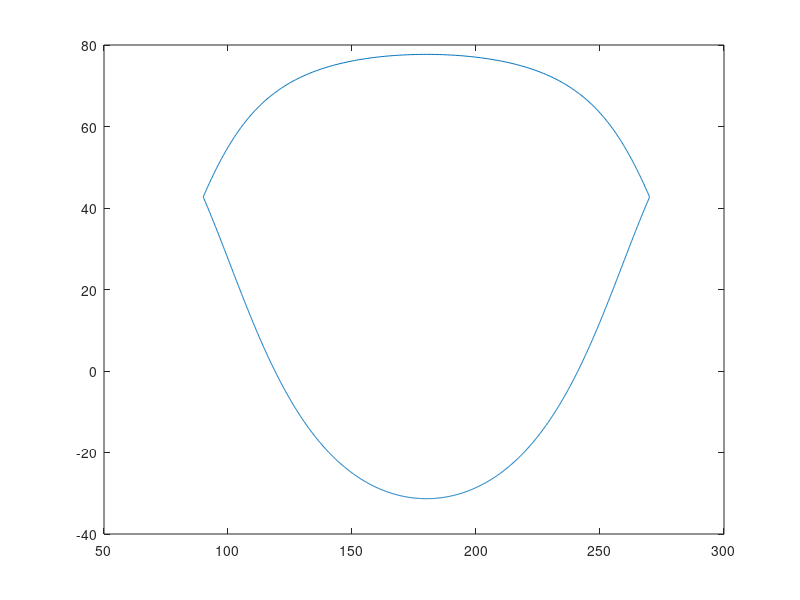

This figure's MATLAB source: (Note: this script raises an error after producing the figure.)
%% Time / Hour Angle
tm = 0:1:1440;  %Increment minutes in one day
th = tm/60;     %Convert so that it increments fraction of hrs in on day.
h = 12 - th;    %Convert to difference between solar noob
H = 15*h;       %Convert to Hour Angle 

%% Declimantion Angle
%  23.45sin[(360/365)(n-81)]

% Summer Day: July 1st
n_sum = 181; %days
n_win = 372; %days
sum_declimation = 23.45.*sind((360/365).*(n_sum - 81));
win_declimation = 23.45.*sind((360/365).*(n_win - 81));
        
%% Altitude Angle 
% Altitude angle at solar noon, Bn - angle between the sun and the local
% horizon:
    % Bn = 90 - Lat - Dec.
    
    % Location:
        % Latitude: 35.484 deg.
        % Longitude: 120.672 deg. 
        lat = 35.484;
        
    % Sin(beta) = cos(Lat)cos(Dec)cos(H) + sin(Lat)sin(Dec)
    sum_coslat = cosd(lat);
    sum_cosDec = cosd(sum_declimation);
    sum_cosH = cosd(H);
    sum_sinlat = sind(lat);
    sum_sinDec = sind(sum_declimation);
    sum_sinbeta = ((sum_coslat.*sum_cosDec.*sum_cosH) +  sum_sinlat.*sum_sinDec);
    sum_altitude_angle = asind(sum_sinbeta);
    
%     win_coslat = cos(lat);
%     win_cosDec = cos(win_declimation);
%     win_cosH = cos(H);
%     win_sinlat = sin(lat);
%     win_sinDec = sin(win_declimation);
%     win_sinbeta = (win_coslat.*win_cosDec.*win_cosH) +  win_sinlat.*win_sinDec;
%     win_altitude_angle = angle(asin(win_sinbeta)) * (180/pi);
    
    
        
    %sum_altitude = 90 - lat - sum_declimation
    %win_altitude = 90 - lat - win_declimation
    
    %% Azimuth Angle 
% The azimuth angle, Az, of the sun or a celetial body (St) is depending on
% it's declination, Dec, and altitude, Alt, and on the Lat of the observer.

% azimuth angle: 
    % sin(phi) = [cos(Dec)sin(H)]/cos(altitude_angle)
    
sum_sinH = sind(H);
sum_cosBeta = cosd(sum_altitude_angle);

sum_sinphi = ((sum_cosDec.*sum_sinH)./sum_cosBeta);
sum_azimuth_angle = asind(sum_sinphi);

% win_sinH = sin(H);
% win_cosBeta = cos(win_altitude_angle);
% 
% win_sinphi = (win_cosDec.*win_sinH)./win_cosBeta;
% win_azimuth_angle = angle(asin(win_sinphi)) * (180/pi);

if (sum_cosH >= (tand(sum_declimation)/tand(lat)))
    sum_azimuth_angle = -180 - sum_azimuth_angle;
else 
    sum_azimuth_angle = 180 - sum_azimuth_angle;
end


figure(1)
plot(sum_azimuth_angle , sum_altitude_angle)


%% Irradiance 
% Irradiance of atmosphere: 1377 w/m^2

sum_AM = 1./sin(sum_altitude_angle);
win_AM = 1./sin(win_altitude_angle);

sum_I = 1377.*(0.7.^(sum_AM).^(0.678));
win_I = 1377.*(0.7.^(win_AM).^(0.678));
figure(2)
plot(tm, sum_I)



  
    
